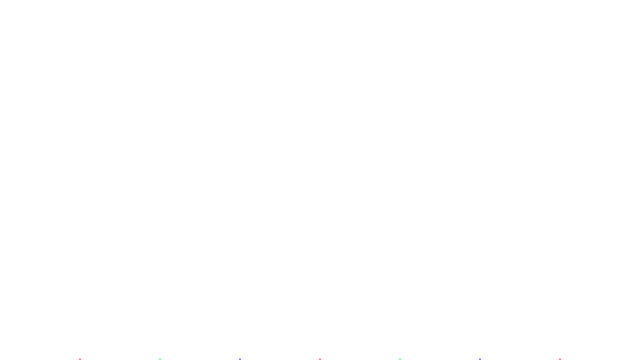
Frame 1 (no input)
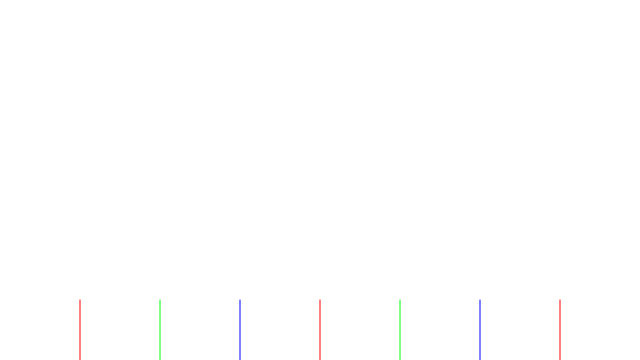
Frame 60 (no input)
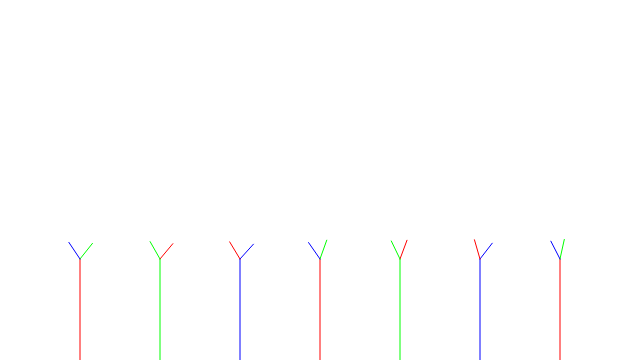
Frame 120 (the mouse pressed at the canvas centre since frame 60)

The p5.js sketch that drew these frames (run headless with seeded random() and noise() and a simulated clock; from frame 60 on, the mouse is pressed at the canvas centre):

// p5.js sketch
// ── sketch.js
// The Nature of Code
// Daniel Shiffman
// http://natureofcode.com

var tree = [];
var leaves = [];

function setup() {
  createCanvas(640, 360);
  /*var b0 = new Branch(createVector(width / 4, height), createVector(0, -1), 100);
  var b1 = new Branch(createVector(width / 2, height), createVector(0, -1), 100);
  var b2 = new Branch(createVector(width * 3 / 4, height), createVector(0, -1), 100);
  tree.push(b0);
  tree.push(b1);
  tree.push(b2);*/
  for (var i = 1; i < 8; i++) {
    var b = new Branch(createVector(width * i / 8, height), createVector(0, -1), 100);
    tree.push(b);
  }
}

function draw() {
  background(255);
  for (var i = 0; i < tree.length; i++) {
    // Get the branch, update and draw it
    var c = i % 3;
    if(c == 0) {
      c1=255;c2=0;c3=0;
    }else if(c == 1){
      c1=0;c2=255;c3=0;
    }else if(c == 2){
      c1=0;c2=0;c3=255;
    }
    tree[i].update();
    tree[i].render(c1,c2,c3);
   
    if (tree[i].timeToBranch()) {
      if (tree.length < 1024) {
        tree.push(tree[i].branch(30 + random(-20, 20))); // Add one going right
        tree.push(tree[i].branch(-25 + random(-15, 15))); // Add one going left
//        tree.push(tree[i].branch(30)); // Add one going right
//        tree.push(tree[i].branch(-25)); // Add one going left
      } else {
        leaves.push(new Leaf(tree[i].end));
      }
    }
  }
  //println(leaves.length);

  for (var i = 0; i < leaves.length; i++) {
    leaves[i].display();
    leaves[i].update();
  }

}
// ── branch.js
// Daniel Shiffman
// https://www.kadenze.com/courses/the-nature-of-code
// http://natureofcode.com/
// Session 4: Tree array of objects

function Branch(start, vel, n) {
  this.start = start.copy();
  this.end = start.copy();
  this.vel = vel.copy();
  this.timerstart = n;
  this.timer = n;

  this.growing = true;

  this.update = function() {
    if (this.growing) {
      this.end.add(this.vel);
    }
  }

  this.render = function(c1,c2,c3) {
//    stroke(0);
    stroke(c1,c2,c3);
    line(this.start.x, this.start.y, this.end.x, this.end.y);
  }

  this.timeToBranch = function() {
    this.timer--;
    if (this.timer < 0 && this.growing) {
      this.growing = false;
      return true;
    } else {
      return false;
    }
  }

  this.branch = function(angle) {
    // What is my current heading
    var theta = vel.heading();
    // What is my current speed
    var m = vel.mag();
    // Turn me
    theta += radians(angle);
    // Look, polar coordinates to cartesian!!
    var newvel = createVector(m * cos(theta), m * sin(theta));
    // Return a new Branch
    return new Branch(this.end, newvel, this.timerstart * 0.66);
  }

}
